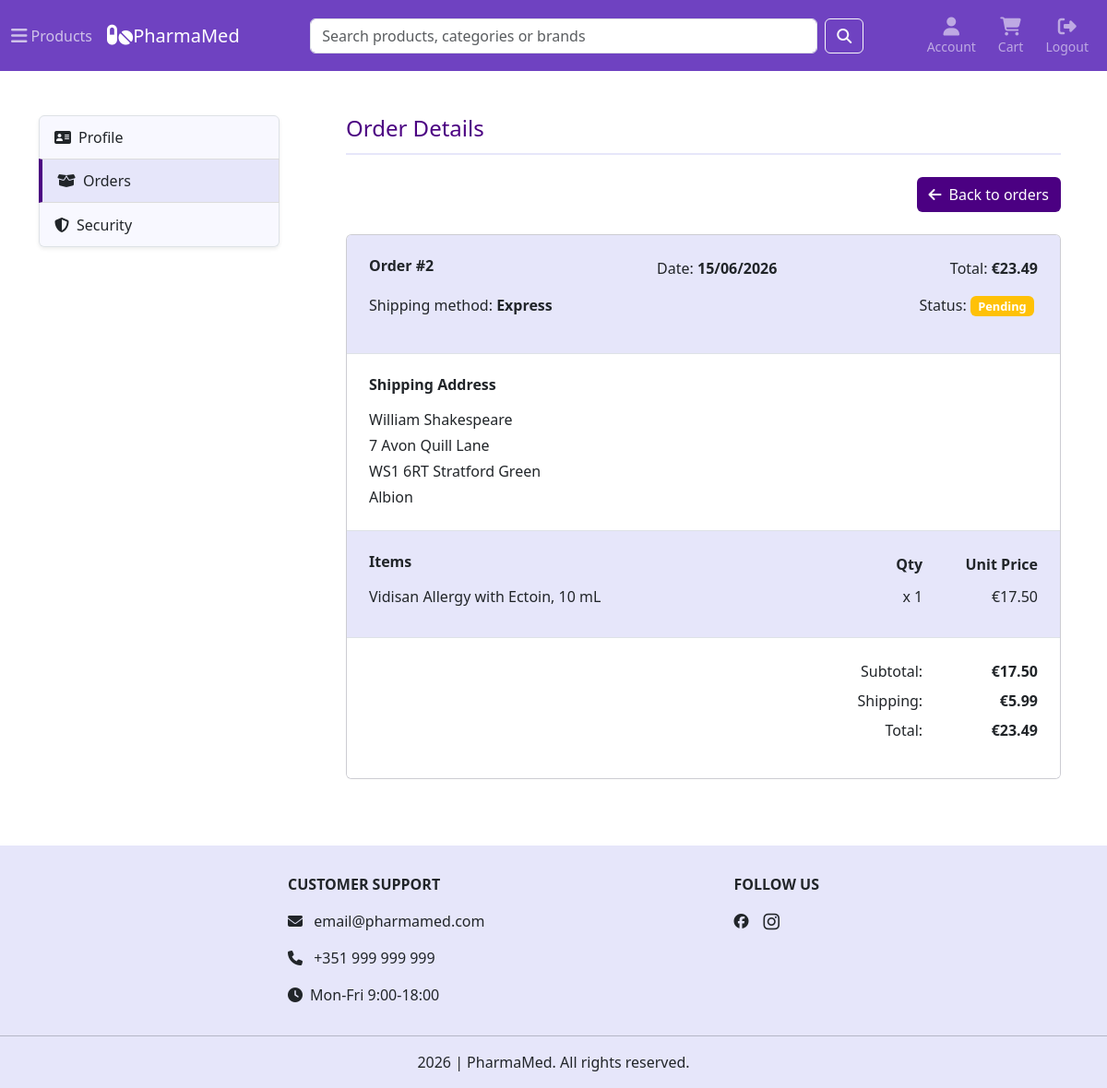
Page /account/order_details/2 (signed in) on the committed database.
### tables this page shows
CREATE TABLE orders (
    id INTEGER PRIMARY KEY AUTOINCREMENT,
    user_id INTEGER NOT NULL,
    address_id INTEGER NOT NULL,
    full_name TEXT NOT NULL,
    address_line TEXT NOT NULL,
    postal_code TEXT NOT NULL,
    city TEXT NOT NULL,
    country TEXT NOT NULL,
    shipping_method TEXT NOT NULL,
    subtotal REAL NOT NULL,
    shipping_cost REAL NOT NULL,
    total REAL NOT NULL,
    status TEXT NOT NULL DEFAULT 'pending',
    created_at TIMESTAMP DEFAULT CURRENT_TIMESTAMP,
    updated_at TIMESTAMP DEFAULT CURRENT_TIMESTAMP,
    FOREIGN KEY (user_id) REFERENCES users(id)
);

CREATE TABLE order_items (
    id INTEGER PRIMARY KEY AUTOINCREMENT,
    order_id INTEGER NOT NULL,
    product_id INTEGER NOT NULL,
    name TEXT NOT NULL,
    pack_size TEXT NOT NULL,
    quantity INTEGER NOT NULL,
    price REAL NOT NULL,
    FOREIGN KEY (order_id) REFERENCES orders(id) ON DELETE CASCADE
);

### app/routes/account.py (the view)
@account_bp.route("/order_details/<int:order_id>")
@login_required
def order_details(order_id):
    db = get_db()
    order = get_user_order(db, order_id, current_user.id)
    if not order:
        flash("Order not found", "error")
        return redirect(url_for("account.orders"))
    items = get_order_items(db, order_id)
    return render_template("account/order_details.html", active_page="orders", order=order, items=items)

### app/__init__.py (called while the page is built)
@app.context_processor
def inject_globals():
    return {
        "categories_menu": load_categories_menu(),
        "cart_count": get_cart_count()
    }

### app/models/user.py (called while the page is built)
@login_manager.user_loader
def load_user(user_id):
    db = get_db()
    user = db.execute(
        """
        SELECT id, email, first_name, last_name
        FROM users
        WHERE id = ?
        """,
        (int(user_id),)
    ).fetchone()
    if user is None:
        return None
    return User(
        user["id"],
        user["email"],
        user["first_name"],
        user["last_name"]
    )

### app/services/cart_service.py (called while the page is built)
def get_cart_count():
    db = get_db()
    if current_user.is_authenticated:
        return db_cart_count(db, current_user.id)
    session_cart = session.get('cart', {})
    return sum(session_cart.values())

def db_cart_count(db, user_id):
    cart_count = db.execute(
        """
        SELECT SUM(quantity) as total
        FROM cart_items ci
        JOIN carts c ON ci.cart_id = c.id
        WHERE c.user_id = ?
        """,
        (user_id,)
    ).fetchone()
    return cart_count["total"] or 0

### app/services/order_service.py (called while the page is built)
def get_user_order(db, order_id, user_id):
    return db.execute(
        """
        SELECT *
        FROM orders
        WHERE id = ?
        AND user_id = ?
        """,
        (order_id, user_id)
    ).fetchone()

def get_order_items(db, order_id):
    return db.execute(
        """
        SELECT *
        FROM order_items
        WHERE order_id = ?
        """,
        (order_id,)
    ).fetchall()

### app/utils/categories.py (called while the page is built)
def load_categories_menu():
    db = get_db()
    rows = db.execute(
        """
        SELECT category_id, name, parent_id, icon
        FROM categories
        ORDER BY category_id
        """
    ).fetchall()
    categories_menu = {}
    for row in rows:
        if row["parent_id"] == 0:
            categories_menu[row["category_id"]] = {
                "category_data": row,
                "subcategories": []
            }
    for row in rows:
        parent_id = row["parent_id"]
        if parent_id != 0 and parent_id in categories_menu:
            categories_menu[parent_id]["subcategories"].append(row)
    return categories_menu

### app/utils/db.py (called while the page is built)
def get_db():
    if "db" not in g:
        g.db = sqlite3.connect(DATABASE_PATH)
        g.db.row_factory = sqlite3.Row
        g.db.execute("PRAGMA foreign_keys = ON")
    return g.db

### app/utils/formatting.py (called while the page is built)
def format_date(value):
    return datetime.strptime(value, "%Y-%m-%d %H:%M:%S").strftime("%d/%m/%Y")

### app/templates/account/order_details.html
{% extends "account/account.html" %}
{% block account_content %}
<div class="section-heading pb-1 mb-4">
    <h1 class="fs-4">Order Details</h1>
</div>
<div class="text-end">
    <a href="{{ url_for('account.orders') }}" class="btn action-btn">
        <i class="fa-solid fa-arrow-left me-2" aria-hidden="true"></i>Back to orders
    </a>
</div>
<div class="card order-card my-4">
    <ul class="list-group list-group-flush">
        <li class="list-group-item dark-item p-3 p-md-4">
            <div class="row">
                <div class="col-12 col-md-4 col-lg-5 mb-3 mb-md-0 ">
                    <h2 class="fs-6 fw-bold">Order #{{ order.id }} </h2>
                </div>
                <div class="col-12 col-md-8 col-lg-4 text-md-end text-lg-start">
                    <p>Date: <strong>{{ order.created_at | format_date }}</strong></p>
                </div>
                <div class="col-12 col-md-4 col-lg-3 text-lg-end mt-lg-0">
                    <p>Total: <strong>€{{ "%.2f"|format(order.total)  }}</strong></p>
                </div>
                <div class="col-12 col-md-8 col-lg-5 text-md-end text-lg-start">
                    <p>Shipping method: <strong>{{ order.shipping_method|capitalize }}</strong></p>
                </div>
                <div class="col-12 col-md-4 col-lg-7 text-lg-end pe-lg-3">
                    <p>Status:
                        <span class="badge {% if order.status == 'pending' %}bg-warning{% elif order.status == 'processing' %}bg-info{% elif order.status == 'shipped' %}bg-primary{% elif order.status == 'delivered' %}bg-success{% elif order.status == 'cancelled' %}bg-danger{% endif %}">
                        {{ order.status|title }}
                        </span>
                    </p>
                </div>
            </div>
        </li>
        <li class="list-group-item p-3 p-md-4">
            <h2 class="fw-bold fs-6 mb-3">Shipping Address</h2>
            <p class="mb-1">{{ order.full_name }}</p>
            <p class="mb-1">{{ order.address_line }}</p>
            <p class="mb-1">{{ order.postal_code }} {{ order.city }}</p>
            <p class="mb-0">{{ order.country }}</p>
        </li>
         <li class="list-group-item dark-item p-3 p-md-4">
            <div class="row mb-2">
                <div class="col-5 col-md-6 col-lg-8">
                    <h2 class="fw-bold fs-6">Items</h2>
                </div>
                <div class="col-3 col-md-3 col-lg-2 text-end">
                    <div class="fw-bold">Qty</div>
                </div>
                <div class="col-4 col-md-3 col-lg-2 text-end">
                    <div class="fw-bold">Unit Price</div>
                </div>
            </div>
            {% for item in items %}
                <div class="row pb-2">
                    <div class="col-5 col-md-6 col-lg-8">
                        {{ item.name }}, {{ item.pack_size }}
                    </div>
                    <div class="col-3 col-md-3 col-lg-2 text-end">
                        x {{ item.quantity }}
                    </div>
                    <div class="col-4 col-md-3 col-lg-2 text-end">
                        €{{ "%.2f"|format(item.price) }}
                    </div>
                </div>
            {% endfor %}
        </li>
        <li class="list-group-item p-3 p-md-4">
            <div class="row">
                <div class="col-8 col-md-9 col-lg-10 text-end">
                    <p class="mb-2">Subtotal:</p>
                    <p class="mb-2">Shipping:</p>
                    <p>Total:</p>
                </div>
                <div class="col-4 col-md-3 col-lg-2 text-end">
                    <p class="mb-2"><strong> €{{ "%.2f"|format(order.subtotal) }}</strong></p>
                    <p class="mb-2"><strong> €{{ "%.2f"|format(order.shipping_cost) }}</strong></p>
                    <p><strong> €{{ "%.2f"|format(order.total) }}</strong></p>
                </div>
            </div>
        </li>
    </ul>
</div>
{% endblock %}

### app/static/styles.css (style rules this page uses)
#productsMenu .accordion-item .list-group-item, .category-card, .pagination .page-link:hover, .sort-btn.show, .filter-btn.show, .total-items, .cart-bottom, .order-card { background-color: #F8F8FF; }
#productsMenu .list-group-item:hover, #productsMenu .accordion-button:not(.collapsed):hover, .carousel, .category-card:hover, .breadcrumb-nav, .sorting-dropdown .dropdown-item:hover, .filter-dropdown .dropdown-item:hover, #accountSidebar .list-group-item:hover, .dark-item { background-color: #E6E6FA; }
.category-card .card-title, .category-name, .product-name, .item-name, .section-heading, .forgot-password-link a:hover { color: #4B0082; }
.action-btn { background-color: #4B0082; color: white; }
.badge { background-color: #4B0082; font-size: 0.8rem; }
.register-link, .login-link, .section-heading { border-bottom: solid 2px #E6E6FA; }

### rows in the picture
orders: id "2", created_at "15/06/2026", total "23.49", shipping_method "Express", status "Pending", full_name "William Shakespeare", address_line "7 Avon Quill Lane", postal_code "WS1 6RT", city "Stratford Green", country "Albion", subtotal "17.50", shipping_cost "5.99"
order_items: name "Vidisan Allergy with Ectoin", pack_size "10 mL", quantity "1", price "17.50"
